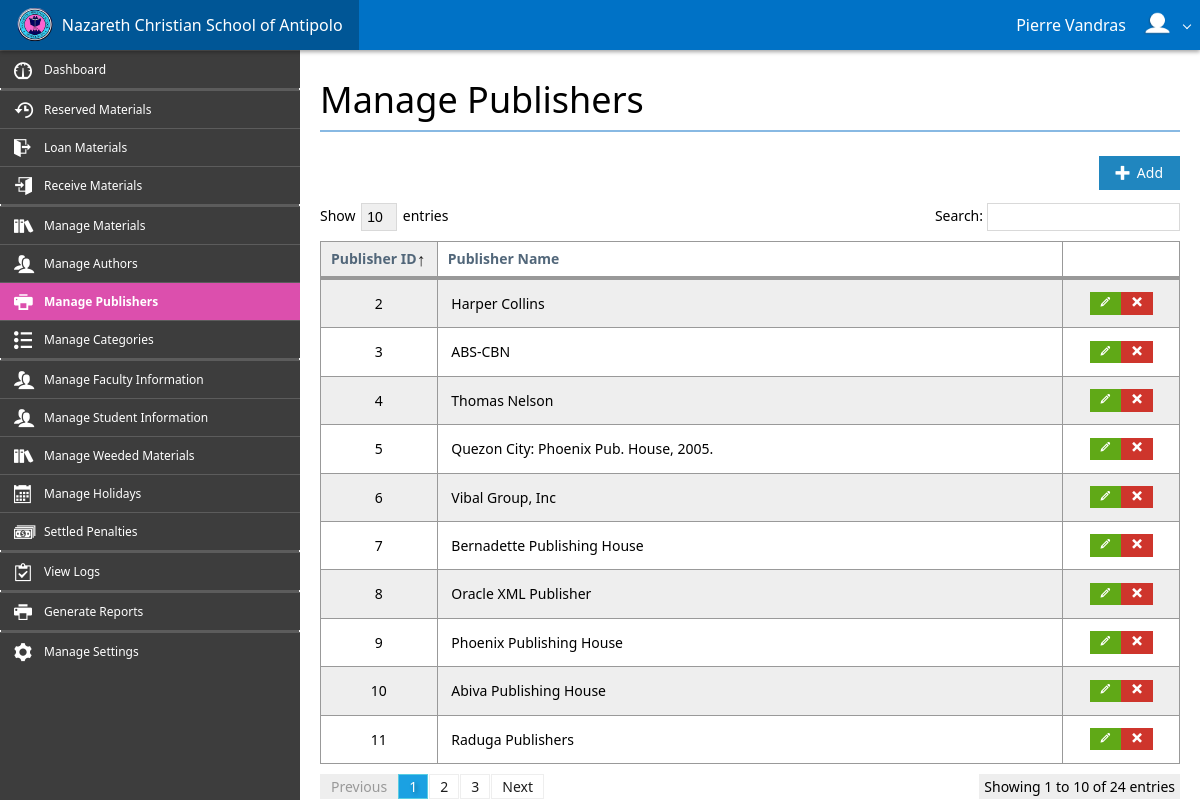
The page /control_panel/manage_publishers.php (signed in) on the database as committed earlier.
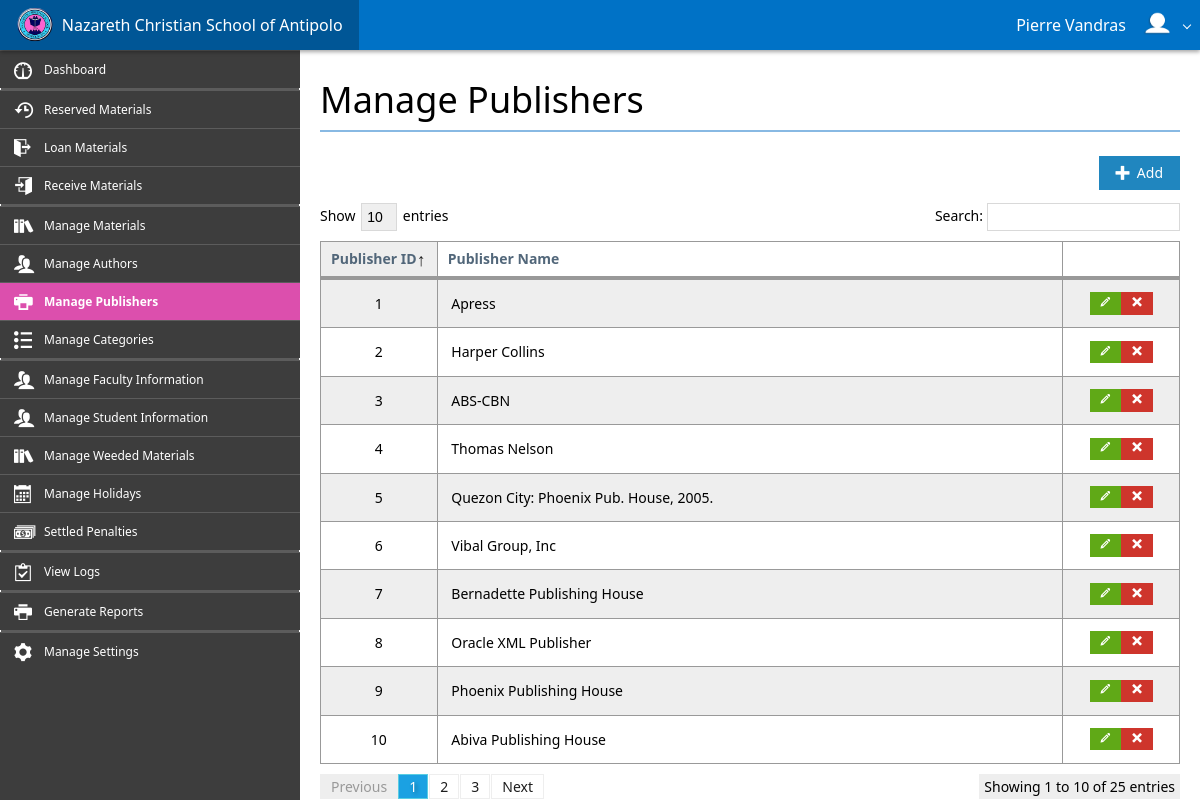
The same page on the database as committed later.
### tables this page shows
CREATE TABLE IF NOT EXISTS `publishers` (
`Publisher_ID` int(10) NOT NULL,
  `Publisher_Name` varchar(255) NOT NULL
);

### control_panel/requests/connection.php (called while the page is built, shortened)
<?php
    class Connection {
        private $hostname = 'localhost';
        private $username = 'root';
        private $password = '';
        private $database = 'ncsa_db';
        private $connection, $query;
        function open() {
            $this->connection = mysqli_connect($this->hostname, $this->username, $this->password, $this->database);
        }
        function query($sql) {
            $this->query = mysqli_query($this->connection, $sql);
        }
        function fetch_assoc() {
            return mysqli_fetch_assoc($this->query);
        }
    }
?>

### control_panel/manage_publishers.php (the view, shortened to what the changed rows need)
<?php
    include_once('assets/system/header.php');
?>
<div id="main-block">
    <div class="flex-grid" style="height: 100%;">
        <div class="row" style="height: 100%;">
            <div id="cell-sidebar" class="cell bg-lightDark size-x300" style="overflow-y: scroll; height: 100%;">
                <ul class="sidebar2 dark">
                </ul>
            </div>
            <div id="cell-content" class="cell auto-size padding20 pane-scroll">
                <h1 class="text-light">Manage Publishers</h1>
                <hr><br>
                <div class="align-right">
                    <a class="button primary beautify beautify-mif" data-button="add-publisher-button" data-role="hint" data-hint="Add Publisher" data-hint-background="#dc4fad" data-hint-color="#ffffff" data-hint-mode="2" data-hint-position="top"><span class="mif mif-plus"></span>&nbsp;&nbsp;Add</a>
                </div>
                <table id="publishers-table" class="table striped border bordered">
                    <thead>
                        <tr>
                            <th width="15%">Publisher ID</th>
                            <th>Publisher Name</th>
                            <th width="15%"></th>
                        </tr>
                    </thead>
                    <tbody>
                        <?php
                            require_once('requests/connection.php');
                            $connection = new Connection();
                            $connection->open();
                            $connection->query("SELECT * FROM publishers");
                            while($row = $connection->fetch_assoc()) {
                                echo '<tr>';
                                echo '<td class="align-center">' . $row['Publisher_ID'] . '</td>';
                                echo '<td>' . $row['Publisher_Name'] . '</td>';
                                echo '<td class="align-center"><a class="button success mini-button beautify" data-button="edit-publisher-button" data-var-id="' . $row['Publisher_ID'] . '" data-role="hint" data-hint="Edit Publisher" data-hint-background="#dc4fad" data-hint-color="#ffffff" data-hint-mode="2" data-hint-position="top"><span class="mif mif-pencil"></span></a><a class="button danger mini-button beautify" data-button="delete-publisher-button" data-var-id="' . $row['Publisher_ID'] . '" data-role="hint" data-hint="Delete Publisher" data-hint-background="#dc4fad" data-hint-color="#ffffff" data-hint-mode="2" data-hint-position="top"><span class="mif mif-cross"></span></a></td>';
                                echo '</tr>';
                            }
                        ?>
                    </tbody>
                </table>
            </div>
        </div>
    </div>
</div>
<?php
    include_once('assets/system/footer.php');
?>

Rows that differ between the two databases and show on the page:
no longer on this page (row unchanged): publishers: Publisher_ID "11", Publisher_Name "Raduga Publishers"
added publishers: Publisher_ID "1", Publisher_Name "Apress"
Other text that changed with them:
text written by a page script: "Show entries Search: Showing 1 to 10 of 24 entries Previous 1 2 3 Next" → "Show entries Search: Showing 1 to 10 of 25 entries Previous 1 2 3 Next"
